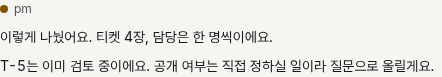
#> input picture shots/T-13-hero-1280.png, 442 x 77 px, given in place of en-1440-light.png, which was not available
$ python crop.py
#> lines starting #> are read from the running program, lines starting #| are printed output that depends on the picture
# First-screen crops (1440×900, 390×844) and quarter-size full pages for the sheets.
from PIL import Image
for d in 'abc':
  for lang in ('en','ko'):
    for th in ('light','dark'):
      for w,fh in ((1440,900),(390,844)):
        im=Image.open(f'shots/{d}/{lang}-{w}-{th}.png')
#> im is the input picture: PIL image 442x77 RGB; mean R, G, B 232.4, 231.5, 227.8
        im.crop((0,0,w*2,fh*2)).resize((w,fh),Image.LANCZOS).save(f'crops/{d}-{lang}-{w}-{th}-fold.png')
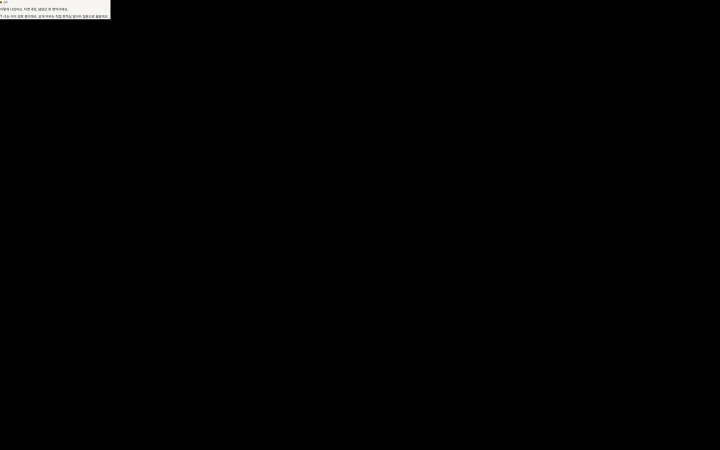
#> saved as a-en-1440-light-fold.png: PIL image 1440x900 RGB (shown at 1/2 size); mean R, G, B 1.5, 1.5, 1.5
        W,H=im.size; im.resize((W//4,H//4),Image.LANCZOS).save(f'crops/{d}-{lang}-{w}-{th}-full.png')
#> after `W, H = im.size`: W = 442; H = 77
#> after `W, H = im.size`:
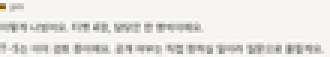
#> saved as a-en-1440-light-full.png: PIL image 110x19 RGB (shown 3 times larger); mean R, G, B 232.4, 231.5, 227.8
#> (the run stopped early here; a loop or call above may not have finished)

$ run again, on shots/T-276-hero-ko-1440-light.png
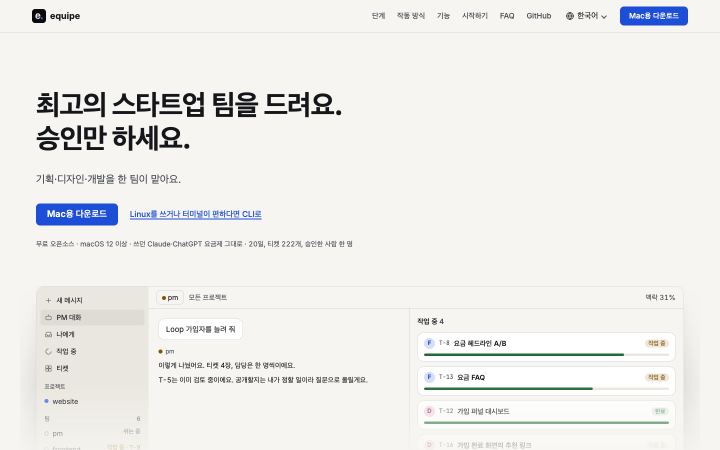
#> input picture shots/T-276-hero-ko-1440-light.png, 1440 x 900 px, given in place of en-1440-light.png, which was not available (shown at 1/2 size)
#> im is the input picture: PIL image 1440x900 RGB; mean R, G, B 237.6, 237.4, 234.9
#> `im.crop((0,0,w*2,fh*2)).resize((w,fh),Image.LANCZOS).save(f'crops/{d}-..`:
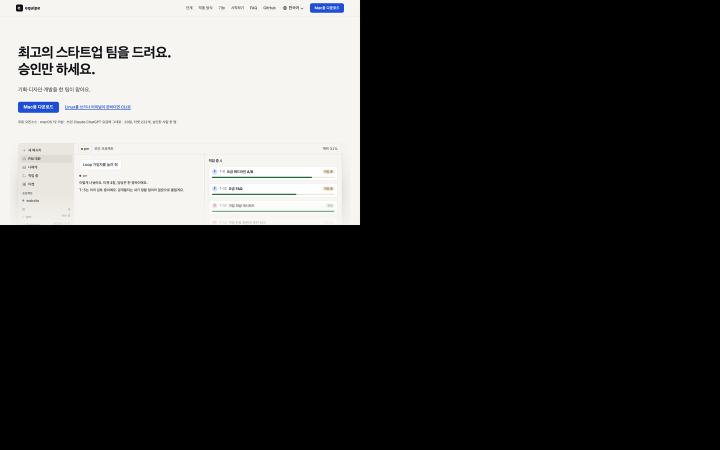
#> saved as a-en-1440-light-fold.png: PIL image 1440x900 RGB (shown at 1/2 size); mean R, G, B 59.4, 59.3, 58.7
#> `W, H = im.size`:
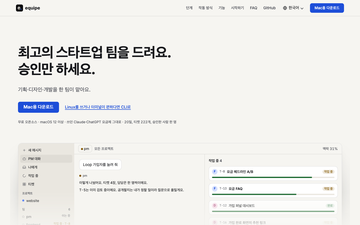
#> saved as a-en-1440-light-full.png: PIL image 360x225 RGB; mean R, G, B 237.5, 237.3, 234.9
